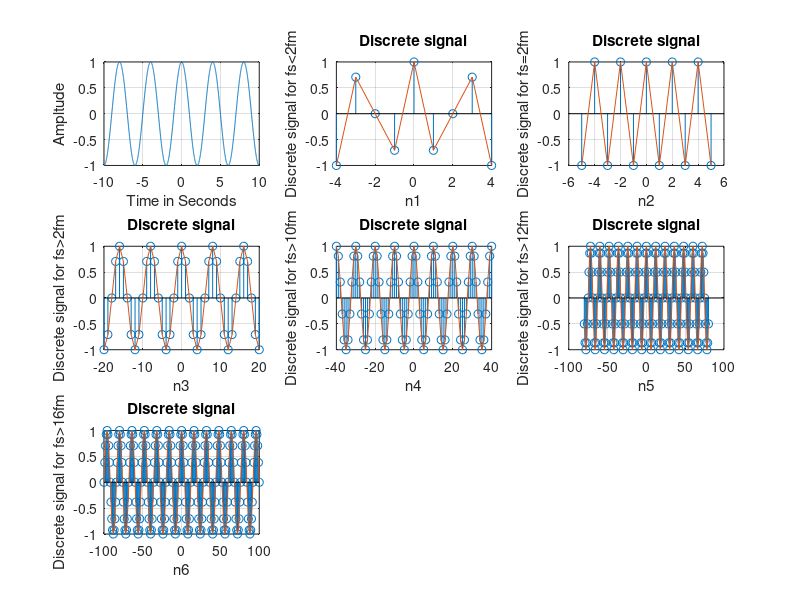

Source code (MATLAB):
clc;
close all;
clear all;
%% Continous signal Generation
t=-10:0.01:10;
T=4;
fm=1/T;
x=cos(2*pi*fm*t);
subplot(3,3,1);
plot(t,x);
grid on;
xlabel('Time in Seconds');
ylabel('Ampltude');
fs1=1.6*fm;
fs2=2*fm;
fs3=8*fm;
fs4=10*fm;
fs5=12*fm;
fs6=16*fm;
%%Samplng Freq not less than 2Fm
n1=-4:1:4;
xn1=cos(2*pi*fm*n1/fs1);
subplot(3,3,2);
stem(n1,xn1);
hold on;
subplot(3,3,2);
plot(n1,xn1);
grid on;
xlabel('n1');
ylabel('Discrete signal for fs<2fm');
title('Discrete signal');
%%Samplng Freq equal to 2fm
n2=-5:1:5;
xn2=cos(2*pi*fm*n2/fs2);
subplot(3,3,3);
stem(n2,xn2);
hold on;
subplot(3,3,3);
plot(n2,xn2);
xlabel('n2');
ylabel('Discrete signal for fs=2fm');
title('Discrete signal');
grid on;
%%Samplng Freq greater than 2fm
n3=-20:1:20;
xn3=cos(2*pi*fm*n3/fs3);
subplot(3,3,4);
stem(n3,xn3);
hold on;
subplot(3,3,4);
plot(n3,xn3);
xlabel('n3');
ylabel('Discrete signal for fs>2fm');
title('Discrete signal');
grid on;
%% SAMPLING FREQUNECY fs=10fm
n4=-40:1:40;
xn4=cos(2*pi*fm*n4/fs4);
subplot(3,3,5);
stem(n4,xn4);
hold on;
subplot(3,3,5);
plot(n4,xn4);
xlabel('n4');
ylabel('Discrete signal for fs>10fm');
title('Discrete signal');
grid on;

%% SAMPLING FREQUNECY fs=12fm
n5=-80:1:80;
xn5=cos(2*pi*fm*n5/fs5);
subplot(3,3,6);
stem(n5,xn5);
hold on;
subplot(3,3,6);
plot(n5,xn5);
xlabel('n5');
ylabel('Discrete signal for fs>12fm');
title('Discrete signal');
grid on;

%% SAMPLING FREQUNECY fs=16fm
n6=-100:1:100;
xn6=cos(2*pi*fm*n6/fs6);
subplot(3,3,7);
stem(n6,xn6);
hold on;
subplot(3,3,7);
plot(n6,xn6);
xlabel('n6');
ylabel('Discrete signal for fs>16fm');
title('Discrete signal');
grid on;